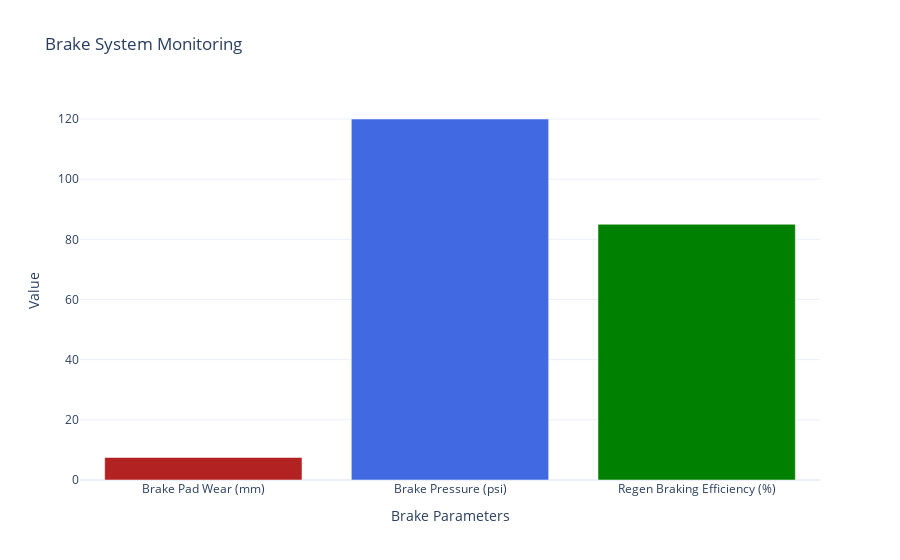

Notebook code for this chart:
### Code cell
import plotly.graph_objects as go

# Example brake system values (replace with your actual data)
brake_pad_wear = 7.5          # Thickness of brake pads in millimeters (mm)
brake_pressure = 120          # Hydraulic brake pressure in pounds per square inch (psi)
regen_braking_efficiency = 85 # Regenerative braking efficiency in percentage (%)

# Create a bar chart with three bars representing the brake parameters
fig = go.Figure(
    data=[go.Bar(
        x=["Brake Pad Wear (mm)", "Brake Pressure (psi)", "Regen Braking Efficiency (%)"],  # Categories on x-axis
        y=[brake_pad_wear, brake_pressure, regen_braking_efficiency],                        # Corresponding values on y-axis
        marker_color=['firebrick', 'royalblue', 'green']                                    # Colors for each bar
    )],
    layout_title_text="Brake System Monitoring"
)

# Update layout to add axis titles and improve appearance
fig.update_layout(
    yaxis_title="Value",
    xaxis_title="Brake Parameters",
    template="plotly_white"  # Clean white background style
)

# Display the interactive bar chart
fig.show()

### Figure 1 — Plotly figure (JSON) as saved in the notebook; plotly's stock layout.template omitted (floating-point values rounded to 4 significant figures)
{"data": [{"marker": {"color": ["firebrick", "royalblue", "green"]}, "type": "bar", "x": ["Brake Pad Wear (mm)", "Brake Pressure (psi)", "Regen Braking Efficiency (%)"], "y": [7.5, 120, 85]}], "layout": {"title": {"text": "Brake System Monitoring"}, "xaxis": {"title": {"text": "Brake Parameters"}}, "yaxis": {"title": {"text": "Value"}}}}
